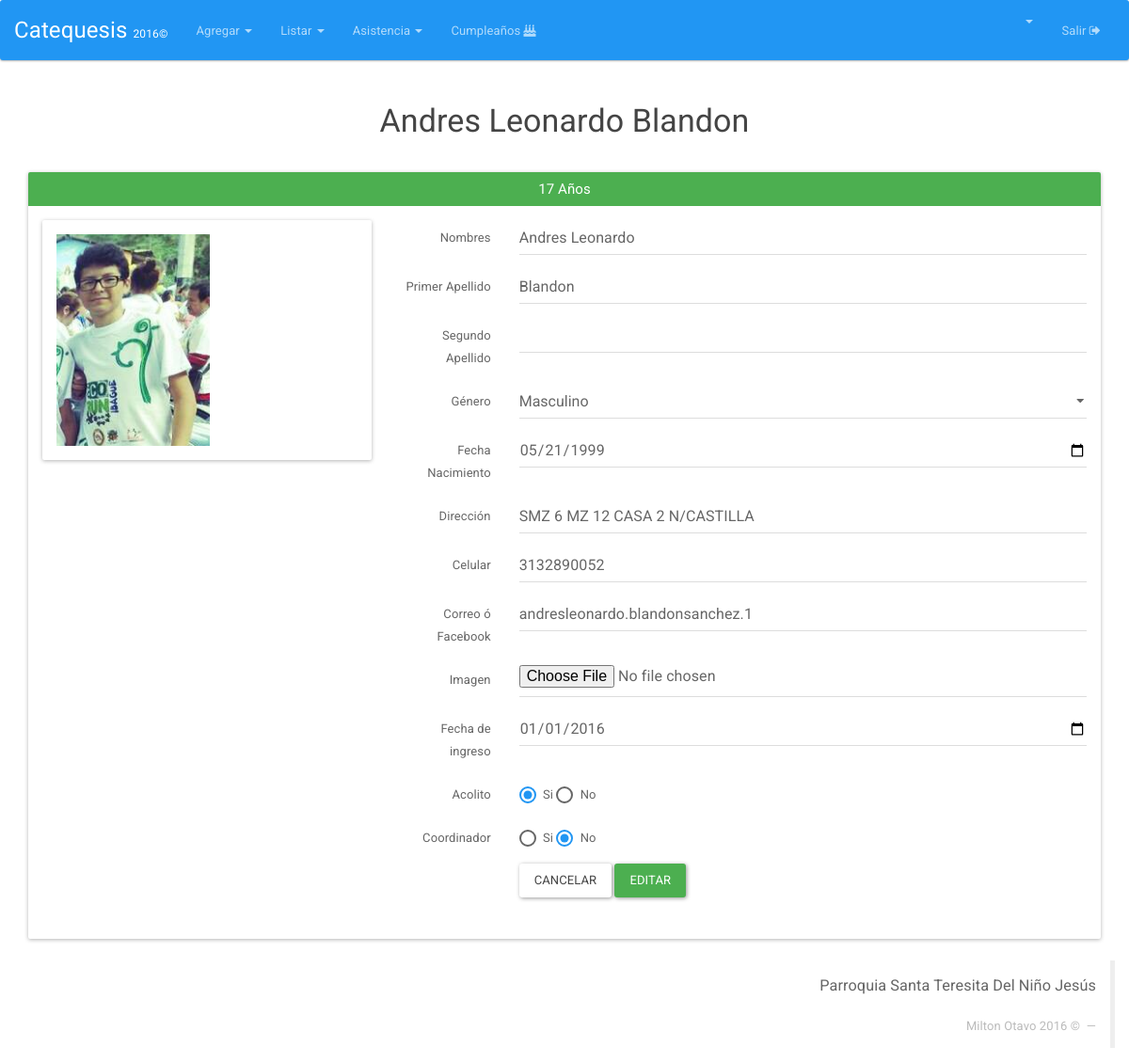
Page /Integrantes/editar/1 (signed in) on the committed database.
### tables this page shows
CREATE TABLE `integrante` (
  `DOCUMENTO` int(12) NOT NULL,
  `NOMBRES` varchar(25) NOT NULL,
  `PRIMER_APELLIDO` varchar(15) NOT NULL,
  `SEGUNDO_APELLIDO` varchar(15) DEFAULT NULL,
  `GENERO` varchar(2) DEFAULT NULL,
  `FECHA_NACIMIENTO` date NOT NULL,
  `DIRECCION` varchar(50) DEFAULT NULL,
  `CELULAR` varchar(200) DEFAULT NULL,
  `CORREO` varchar(50) DEFAULT NULL,
  `ACOLITO` tinyint(1) DEFAULT NULL,
  `COORDINADOR` tinyint(1) DEFAULT NULL,
  `IMAGEN` longtext,
  `FECHA_INGRESO` date DEFAULT NULL,
  `FECHA_REGISTRO` timestamp NOT NULL DEFAULT CURRENT_TIMESTAMP ON UPDATE CURRENT_TIMESTAMP
);

### index.php (called while the page is built, shortened)
<?php
if (isset($_SESSION['app_id'])) {
	require_once "Core/Models/Conexion.php";
}
Core\Config\Enrutador::run(new Core\Config\Request());
?>

### Core/Models/Conexion.php (called while the page is built, shortened)
<?php namespace Core\Models;
	class Conexion{
		private $datos= array (
				"host"=>DB_HOST,
				"user"=>DB_USER,
				"pass"=>DB_PASS,
				"db"=>DB_NAME
			);
		private $db;
		public function __construct()
		{
			$this->db = new \mysqli(
					$this->datos['host'],
					$this->datos['user'],
					$this->datos['pass'],
					$this->datos['db']
				);
			$this->db-> set_charset("utf8");
		}
		public function consultaRetorno($sql){
			$datos = $this->db->query($sql);
			return $datos;
		}
	}
 ?>

### Core/Config/Request.php (called while the page is built, shortened)
<?php namespace Core\Config;
class Request{
	private $metodo;
	private $argumento;
	public function __construct(){
		if(isset($_GET['url'])){
			$ruta = filter_input(INPUT_GET, 'url', FILTER_SANITIZE_URL);
			$ruta = explode("/", $ruta);
			$ruta = array_filter($ruta);
			if($ruta[0] == "index.php"){
				$this->controlador = "Login";
			}else{
				$this->controlador = strtolower(array_shift($ruta));
			}
			$this->metodo = strtolower(array_shift($ruta));
			$this->argumento = $ruta;
		}else{
			$this->controlador = "Login";
			$this->metodo = "index";
		}
	}
	public function getMetodo(){
		return $this->metodo;
	}
	public function getArgumento(){
		return $this->argumento;
	}
}
?>

### Core/Controllers/IntegrantesController.php (called while the page is built, shortened)
<?php namespace Core\Controllers;
class IntegrantesController{
  private $integrante;
  public function __construct(){
    $this->integrante = new Integrante();
  }
  public function editar($id){
    if (!$_POST) {
      $this->integrante->__set("documento", $id);
      $datos=$this->integrante->view();
      return $datos;
    }
  }
}
?>

### Core/Models/Integrante.php (called while the page is built, shortened)
<?php namespace Core\Models;
class Integrante {
	private $documento;
	private $db;
	public function __construct(){
		$this->db = new Conexion();
	}
	public function view(){
		$sql="SELECT i.*, YEAR(CURDATE())-YEAR(i.FECHA_NACIMIENTO) + IF(DATE_FORMAT(CURDATE(),'%m-%d') > DATE_FORMAT(i.FECHA_NACIMIENTO,'%m-%d'), 0, -1) AS EDAD_ACTUAL FROM integrante i WHERE DOCUMENTO='{$this->documento}'";
		$datos = $this->db->consultaRetorno($sql);
		$row = mysqli_fetch_assoc($datos);
		return $row;
	}
}
?>

### HTML/Integrantes/editar.php (the view, shortened to what this page needs)
  <html>
  <head>
  	<?php include(HTML_DIR.'/overall/header.php') ?>
  </head>
  <body>
  	<?php include(HTML_DIR.'/overall/nav.php') ?>
  	<div  class="container">
  		<h3  align="center"><?php echo $datos['NOMBRES'] ." ". $datos['PRIMER_APELLIDO']." ". $datos['SEGUNDO_APELLIDO'] ; ?></h3>
  		<br>
  		<div class="panel panel-success">
  			<div class="panel-heading">
  				<h3 class="panel-title" align="center"> <?php echo  $datos['EDAD_ACTUAL'] . " " . "Años";    ?></h3>
  			</div>
  			<div class="panel-body">
  				<div class="row">
  					<div class="col-md-4">
  						<div class="panel panel-default">
  							<div class="panel-body">
  								<img class="img-responsive" src="<?php echo URL;?>HTML/Integrantes/avatars/<?php echo  !empty($datos['IMAGEN']) ? $datos['IMAGEN'] : 'no-image.png'    ; ?>" required>
  							</div>
  						</div>
  					</div>
  					<div class="col-md-8">
  						<form class="form-horizontal" enctype="multipart/form-data" method="POST">
  							<fieldset>
  								<div class="form-group">
  									<label for="inputNombres" class="col-lg-2 control-label">Nombres</label>
  									<div class="col-lg-10">
  										<input type="text" class="form-control" name="inputNombres" value="<?php echo $datos['NOMBRES']; ?>" required>
  									</div>
  								</div>
  								<div class="form-group">
  									<label for="inputPrimerApellido" class="col-lg-2 control-label">Primer Apellido</label>
  									<div class="col-lg-10">
  										<input type="text" class="form-control" name="inputPrimerApellido" value="<?php echo $datos['PRIMER_APELLIDO']; ?>" required>
  									</div>
  								</div>
  								<div class="form-group">
  									<label for="inputSegundoApellido" class="col-lg-2 control-label">Segundo Apellido</label>
  									<div class="col-lg-10">
  										<input type="text" class="form-control" name="inputSegundoApellido" value="<?php echo $datos['SEGUNDO_APELLIDO']; ?>" >
  									</div>
  								</div>
                  <div class="form-group">
                    <label for="inputFechaNacimiento" class="col-lg-2 control-label">Género</label>
                    <div class="col-lg-10">
                      <select class="form-control" name="selectGenero">
                       <option value="M"  <?php echo ($datos['GENERO']=='M') ? "selected" : NULL ?>>Masculino</option>
                     </select>
                   </div>
                 </div>
                 <div class="form-group">
                   <label for="inputFechaNacimiento" class="col-lg-2 control-label">Fecha Nacimiento</label>
                   <div class="col-lg-10">
                    <input type="date" class="form-control" name="inputFechaNacimiento" value="<?php echo $datos['FECHA_NACIMIENTO']; ?>" required>
                  </div>
                </div>
                <div class="form-group">
                 <label for="inputDireccion" class="col-lg-2 control-label">Dirección</label>
                 <div class="col-lg-10">
                  <input type="text" class="form-control" name="inputDireccion" value="<?php echo $datos['DIRECCION']; ?>" >
                </div>
              </div>
              <div class="form-group">
               <label for="inputCelular" class="col-lg-2 control-label">Celular</label>
               <div class="col-lg-10">
                <input type="text" class="form-control" name="inputCelular" value="<?php echo $datos['CELULAR']; ?>" >
              </div>
            </div>
            <div class="form-group">
             <label for="inputEmail" class="col-lg-2 control-label">Correo ó Facebook</label>
             <div class="col-lg-10">
              <input type="text" class="form-control" name="inputEmail" value="<?php echo $datos['CORREO']; ?>" >
            </div>
          </div>
          <div class="form-group">
           <label for="inputImagen" class="col-lg-2 control-label">Imagen</label>
           <div class="col-lg-10">
            <input type="file" class="form-control" name="inputImagen" >
          </div>
        </div>
        <div class="form-group">
          <label for="inputEmail" class="col-lg-2 control-label">Fecha de ingreso</label>
          <div class="col-lg-10">
            <input type="date" class="form-control" name="fechaIngreso" value="<?php echo $datos['FECHA_INGRESO']; ?>" >
          </div>
        </div>
        <div class="form-group">
         <label class="col-lg-2 control-label">Acolito</label>
         <div class="col-lg-10">
          <div class="radio">
           <label>
            <input type="radio" name="Acolito" id="optionsRadios1" value="1"  <?php echo ($datos['ACOLITO']=='1') ? "checked" : NULL ?> >
            Si
          </label>
          <label>
            <input type="radio" name="Acolito" id="optionsRadios2" value="0"  <?php echo ($datos['ACOLITO']=='0') ? "checked" : NULL ?> >
            No
          </label>
        </div>
      </div>
    </div>
    <div class="form-group">
     <label class="col-lg-2 control-label">Coordinador</label>
     <div class="col-lg-10">
      <div class="radio">
       <label>
        <input type="radio" name="Coordinador" id="optionsRadios1" value="1" <?php echo ($datos['COORDINADOR']=='1') ? "checked" : NULL ?>>
        Si
      </label>
      <label>
        <input type="radio" name="Coordinador" id="optionsRadios2" value="0" <?php echo ($datos['COORDINADOR']=='0') ? "checked" : NULL ?>>
        No
      </label>
    </div>
  </div>
</div>
<div class="form-group">
 <div class="col-lg-10 col-lg-offset-2">
  <button type="reset" class="btn btn-default">Cancelar</button>
  <button type="submit" class="btn btn-success">Editar</button>
</div>
</div>
</fieldset>
</form>
</div>
<div class="col-md-2"></div>
</div>
</div>
</div>
</div>
<?php include(HTML_DIR.'/overall/footer.php') ?>
</body>
</html>

### rows in the picture
integrante: NOMBRES "Andres Leonardo", PRIMER_APELLIDO "Blandon", IMAGEN (picture), inputNombres "Andres Leonardo", inputPrimerApellido "Blandon", selectGenero "Masculino", inputFechaNacimiento "05/21/1999", inputDireccion "SMZ 6 MZ 12 CASA 2 N/CASTILLA", inputCelular "3132890052", inputEmail "andresleonardo.blandonsanchez.1", fechaIngreso "01/01/2016", ACOLITO "☑ Si", ACOLITO "☐ No", COORDINADOR "☐ Si", COORDINADOR "☑ No"

### other values in the picture
$datos['EDAD_ACTUAL'] "17"
